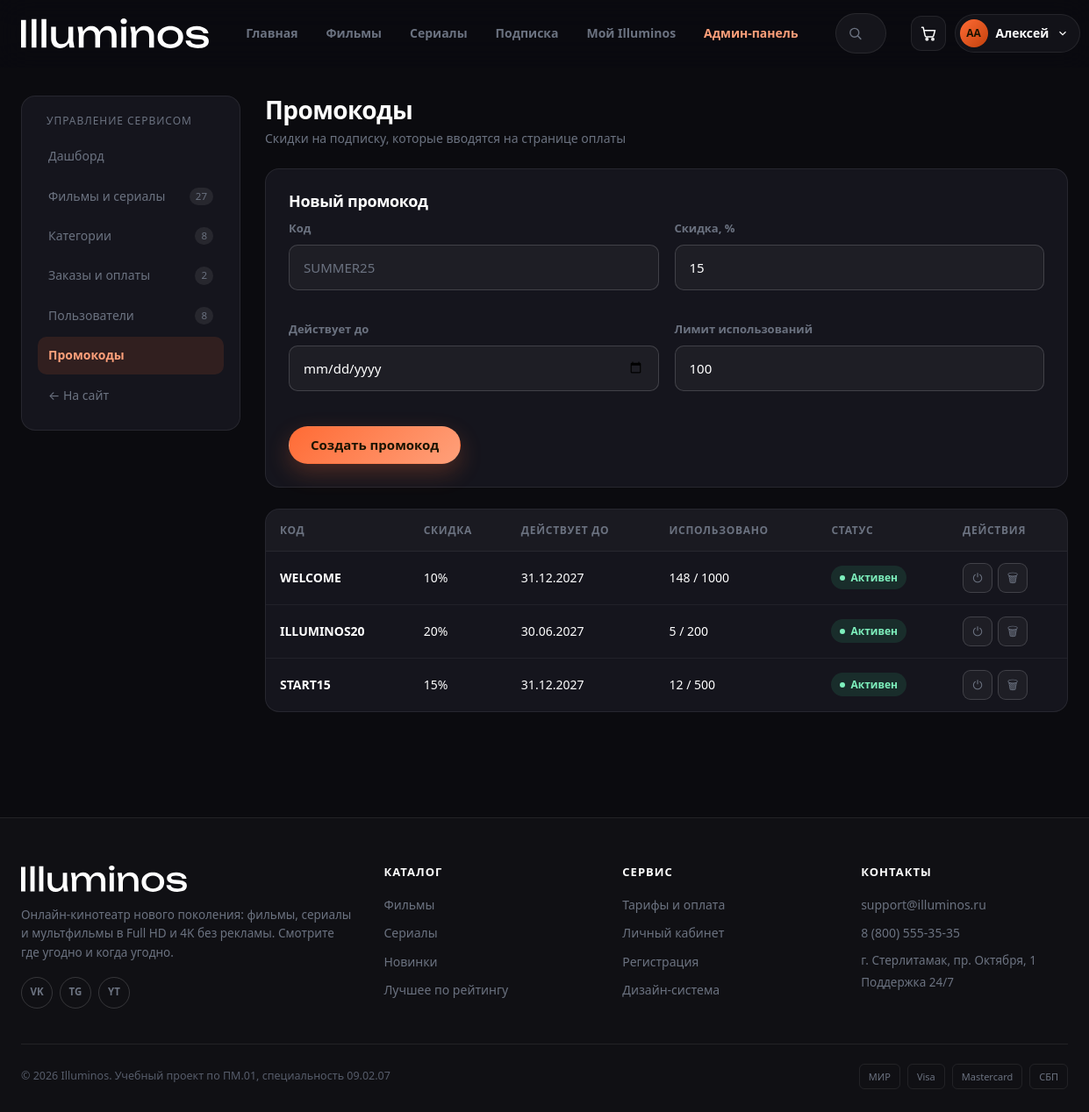
Page /admin/promocodes.php (signed in) on the committed database.
### tables this page shows
CREATE TABLE `users` (
  `id` int(10) unsigned NOT NULL AUTO_INCREMENT,
  `last_name` varchar(50) NOT NULL COMMENT 'Фамилия',
  `first_name` varchar(50) NOT NULL COMMENT 'Имя',
  `middle_name` varchar(50) DEFAULT NULL COMMENT 'Отчество',
  `login` varchar(32) NOT NULL COMMENT 'Логин для входа',
  `email` varchar(120) NOT NULL COMMENT 'Электронная почта',
  `password_hash` varchar(255) NOT NULL COMMENT 'Хеш пароля (password_hash)',
  `role` enum('user','subscriber','admin') NOT NULL DEFAULT 'user',
  `avatar` varchar(255) DEFAULT NULL COMMENT 'Файл аватара в uploads/avatars',
  `status` enum('active','blocked') NOT NULL DEFAULT 'active',
  `created_at` datetime NOT NULL DEFAULT CURRENT_TIMESTAMP,
  PRIMARY KEY (`id`),
  UNIQUE KEY `uq_users_login` (`login`),
  UNIQUE KEY `uq_users_email` (`email`)
);

CREATE TABLE `promocodes` (
  `id` int(10) unsigned NOT NULL AUTO_INCREMENT,
  `code` varchar(30) NOT NULL,
  `discount_percent` tinyint(3) unsigned NOT NULL COMMENT 'Скидка, %',
  `valid_until` date DEFAULT NULL,
  `usage_limit` smallint(5) unsigned NOT NULL DEFAULT '100',
  `used_count` smallint(5) unsigned NOT NULL DEFAULT '0',
  `is_active` tinyint(1) NOT NULL DEFAULT '1',
  PRIMARY KEY (`id`),
  UNIQUE KEY `uq_promo_code` (`code`)
);

### includes/functions.php (called while the page is built, shortened)
<?php
function url(string $path = ''): string
{
    return BASE_URL . '/' . ltrim($path, '/');
}
function asset(string $path): string
{
    return url('assets/' . ltrim($path, '/'));
}
function asset_versioned(string $path): string
{
    $file = __DIR__ . '/../assets/' . ltrim($path, '/');
    $version = is_file($file) ? (string)filemtime($file) : '1';
    return asset($path) . '?v=' . $version;
}
function e(?string $value): string
{
    return htmlspecialchars((string)$value, ENT_QUOTES | ENT_SUBSTITUTE, 'UTF-8');
}

### includes/auth.php (called while the page is built, shortened)
<?php
function current_user(): ?array
{
    static $user = null;
    static $loaded = false;
    if ($loaded) {
        return $user;
    }
    $loaded = true;
    $id = $_SESSION['user_id'] ?? null;
    $stmt = db()->prepare('SELECT * FROM users WHERE id = ? AND status = "active" LIMIT 1');
    $stmt->execute([$id]);
    $user = $stmt->fetch() ?: null;
    return $user;
}
function is_logged_in(): bool
{
    return current_user() !== null;
}
function is_admin(): bool
{
    return (current_user()['role'] ?? '') === 'admin';
}
function require_auth(): void
{
    if (!is_logged_in()) {
        flash('Войдите в аккаунт, чтобы продолжить.', 'warning');
        redirect(url('login.php?next=' . urlencode($_SERVER['REQUEST_URI'] ?? '')));
    }
}
function require_admin(): void
{
    require_auth();
}
function user_initials(array $user): string
{
    return mb_strtoupper(mb_substr($user['first_name'] ?? '', 0, 1) . mb_substr($user['last_name'] ?? '', 0, 1));
}

### config/db.php (called while the page is built, shortened)
<?php
function db(): PDO
{
    static $pdo = null;
    if ($pdo instanceof PDO) {
        return $pdo;
    }
    $dsn = sprintf('mysql:host=%s;port=%s;dbname=%s;charset=utf8mb4', DB_HOST, DB_PORT, DB_NAME);
    try {
        $pdo = new PDO($dsn, DB_USER, DB_PASS, [
            PDO::ATTR_ERRMODE            => PDO::ERRMODE_EXCEPTION,
            PDO::ATTR_DEFAULT_FETCH_MODE => PDO::FETCH_ASSOC,
            PDO::ATTR_EMULATE_PREPARES   => false,
        ]);
    } catch (PDOException $e) {
        http_response_code(500);
        exit(
            '<div class="u-font-system u-p-40 u-max-w-720 u-m-0-auto u-text-eee u-bg-12121a">'
            . '<h2 class="u-text-accent-hex">Нет соединения с базой данных</h2>'
            . '<p>Проверьте, что MySQL запущен в OpenServer Panel, а база <b>' . DB_NAME . '</b> импортирована из '
            . '<code>database/illuminos.sql</code>.</p>'
            . '<p class="u-text-dim">' . htmlspecialchars($e->getMessage()) . '</p></div>'
        );
    }
    return $pdo;
}

### admin/promocodes.php (the view, shortened to what this page needs)
<?php
require_admin();
$promocodes = db()->query('SELECT * FROM promocodes ORDER BY id DESC')->fetchAll();
require __DIR__ . '/../includes/header.php';
?>
<div class="container">
    <div class="admin-layout">
        <?php require __DIR__ . '/_nav.php'; ?>
        <div class="admin-main">
            <div class="admin-head">
                <div>
                    <h1>Промокоды</h1>
                    <p>Скидки на подписку, которые вводятся на странице оплаты</p>
                </div>
            </div>
            <form class="admin-form u-mb-24" method="post" action="<?= url('admin/promocodes.php') ?>">
                <h2 class="u-fs-18">Новый промокод</h2>
                <div class="form-grid">
                    <div class="field">
                        <label class="field__label" for="code">Код</label>
                        <input class="field__input" id="code" name="code" placeholder="SUMMER25" required>
                    </div>
                    <div class="field">
                        <label class="field__label" for="discount_percent">Скидка, %</label>
                        <input class="field__input" type="number" id="discount_percent" name="discount_percent"
                               min="1" max="90" value="15" required>
                    </div>
                    <div class="field">
                        <label class="field__label" for="valid_until">Действует до</label>
                        <input class="field__input" type="date" id="valid_until" name="valid_until">
                    </div>
                    <div class="field">
                        <label class="field__label" for="usage_limit">Лимит использований</label>
                        <input class="field__input" type="number" id="usage_limit" name="usage_limit" min="1" value="100">
                    </div>
                </div>
                <div class="form-actions">
                    <button class="btn btn--primary" type="submit">Создать промокод</button>
                </div>
            </form>
            <div class="admin-table-wrap">
                <table class="admin-table">
                    <thead>
                    <tr><th>Код</th><th>Скидка</th><th>Действует до</th><th>Использовано</th><th>Статус</th><th>Действия</th></tr>
                    </thead>
                    <tbody>
                    <?php foreach ($promocodes as $promo): ?>
                        <tr>
                            <td><strong><?= e($promo['code']) ?></strong></td>
                            <td><?= (int)$promo['discount_percent'] ?>%</td>
                            <td><?= $promo['valid_until'] ? e(date('d.m.Y', strtotime($promo['valid_until']))) : 'бессрочно' ?></td>
                            <td><?= (int)$promo['used_count'] ?> / <?= (int)$promo['usage_limit'] ?></td>
                            <td>
                                <span class="status-chip status-chip--<?= $promo['is_active'] ? 'active' : 'blocked' ?>">
                                    <?= $promo['is_active'] ? 'Активен' : 'Отключён' ?>
                                </span>
                            </td>
                            <td>
                                <div class="table-actions">
                                    <form method="post" action="<?= url('admin/promocodes.php') ?>">
                                        <button class="icon-btn" type="submit" title="Вкл/выкл">⏻</button>
                                    </form>
                                    <form method="post" action="<?= url('admin/promocodes.php') ?>"
                                          onsubmit="return confirm('Удалить промокод <?= e($promo['code']) ?>?');">
                                        <button class="icon-btn icon-btn--danger" type="submit" title="Удалить">🗑</button>
                                    </form>
                                </div>
                            </td>
                        </tr>
                    <?php endforeach; ?>
                    </tbody>
                </table>
            </div>
        </div>
    </div>
</div>
<?php require __DIR__ . '/../includes/footer.php'; ?>

### includes/header.php (shortened to what this page needs)
<?php
$user       = current_user();
$active     = $active ?? '';
?>
<!DOCTYPE html>
<html lang="ru">
<head>
    <link rel="stylesheet" href="<?= asset_versioned('vendor/bootstrap.min.css') ?>">
    <link rel="stylesheet" href="<?= asset_versioned('css/style.css') ?>">
</head>
<body>
<header class="site-header" id="siteHeader">
    <div class="container site-header__inner">
        <a class="logo" href="<?= url('index.php') ?>" aria-label="Illuminos — на главную">
            <img class="logo__img" src="<?= asset('img/logos/logo.svg') ?>" alt="Illuminos">
        </a>
        <nav class="main-nav" id="mainNav" aria-label="Основная навигация">
            <a class="main-nav__link <?= $active === 'home' ? 'is-active' : '' ?>" href="<?= url('index.php') ?>">Главная</a>
            <a class="main-nav__link <?= $active === 'movies' ? 'is-active' : '' ?>" href="<?= url('movies.php') ?>">Фильмы</a>
            <a class="main-nav__link <?= $active === 'series' ? 'is-active' : '' ?>" href="<?= url('series.php') ?>">Сериалы</a>
            <a class="main-nav__link <?= $active === 'pricing' ? 'is-active' : '' ?>" href="<?= url('pricing.php') ?>">Подписка</a>
            <?php if ($user): ?>
                <a class="main-nav__link <?= $active === 'cabinet' ? 'is-active' : '' ?>" href="<?= url('cabinet.php') ?>">Мой Illuminos</a>
            <?php endif; ?>
            <?php if (is_admin()): ?>
                <a class="main-nav__link main-nav__link--admin" href="<?= url('admin/index.php') ?>">Админ-панель</a>
            <?php endif; ?>
        </nav>
        <form class="search" id="searchForm" action="<?= url('catalog.php') ?>" method="get" autocomplete="off" role="search">
            <svg class="search__icon" viewBox="0 0 24 24" aria-hidden="true">
                <circle cx="11" cy="11" r="7"></circle>
                <line x1="21" y1="21" x2="16.4" y2="16.4"></line>
            </svg>
            <input class="search__input" type="search" name="q" id="searchInput"
                   placeholder="Фильмы, сериалы, актёры" aria-label="Поиск по каталогу"
                   value="<?= e($_GET['q'] ?? '') ?>">
        </form>
        <div class="header-actions">
            <a class="cart-link" href="<?= url('cart.php') ?>" aria-label="Корзина">
                <svg viewBox="0 0 24 24" aria-hidden="true">
                    <path d="M3 4h2l2.4 11.2a2 2 0 0 0 2 1.6h7.7a2 2 0 0 0 2-1.6L21 8H6"></path>
                    <circle cx="10" cy="20" r="1.4"></circle>
                    <circle cx="18" cy="20" r="1.4"></circle>
                </svg>
            </a>
            <?php if ($user): ?>
                <div class="user-menu" id="userMenu">
                    <button class="user-menu__toggle" type="button" aria-haspopup="true" aria-expanded="false">
                        <?php if (!empty($user['avatar'])): ?>
                            <img class="avatar" src="<?= url('uploads/avatars/' . $user['avatar']) ?>" alt="">
                        <?php else: ?>
                            <span class="avatar avatar--initials"><?= e(user_initials($user)) ?></span>
                        <?php endif; ?>
                        <span class="user-menu__name"><?= e($user['first_name']) ?></span>
                        <svg class="user-menu__chevron" viewBox="0 0 24 24" aria-hidden="true"><path d="M6 9l6 6 6-6"/></svg>
                    </button>
                </div>
            <?php endif; ?>
        </div>
    </div>
</header>
<main class="site-main">

### rows in the picture
users: user_initials($user) "АА", first_name "Алексей"
promocodes: code "WELCOME", discount_percent "10", valid_until "31.12.2027", used_count "148", usage_limit "1000", is_active "Активен"
promocodes: code "ILLUMINOS20", discount_percent "20", valid_until "30.06.2027", used_count "5", usage_limit "200", is_active "Активен"
promocodes: code "START15", discount_percent "15", valid_until "31.12.2027", used_count "12", usage_limit "500", is_active "Активен"

### other values in the picture
$counts['titles'] "27"
$counts['genres'] "8"
$counts['payments'] "2"
$counts['users'] "8"
SITE_EMAIL "support@illuminos.ru"
SITE_PHONE "8 (800) 555-35-35"
SITE_ADDRESS "г. Стерлитамак, пр. Октября, 1"
SITE_NAME "Illuminos"
